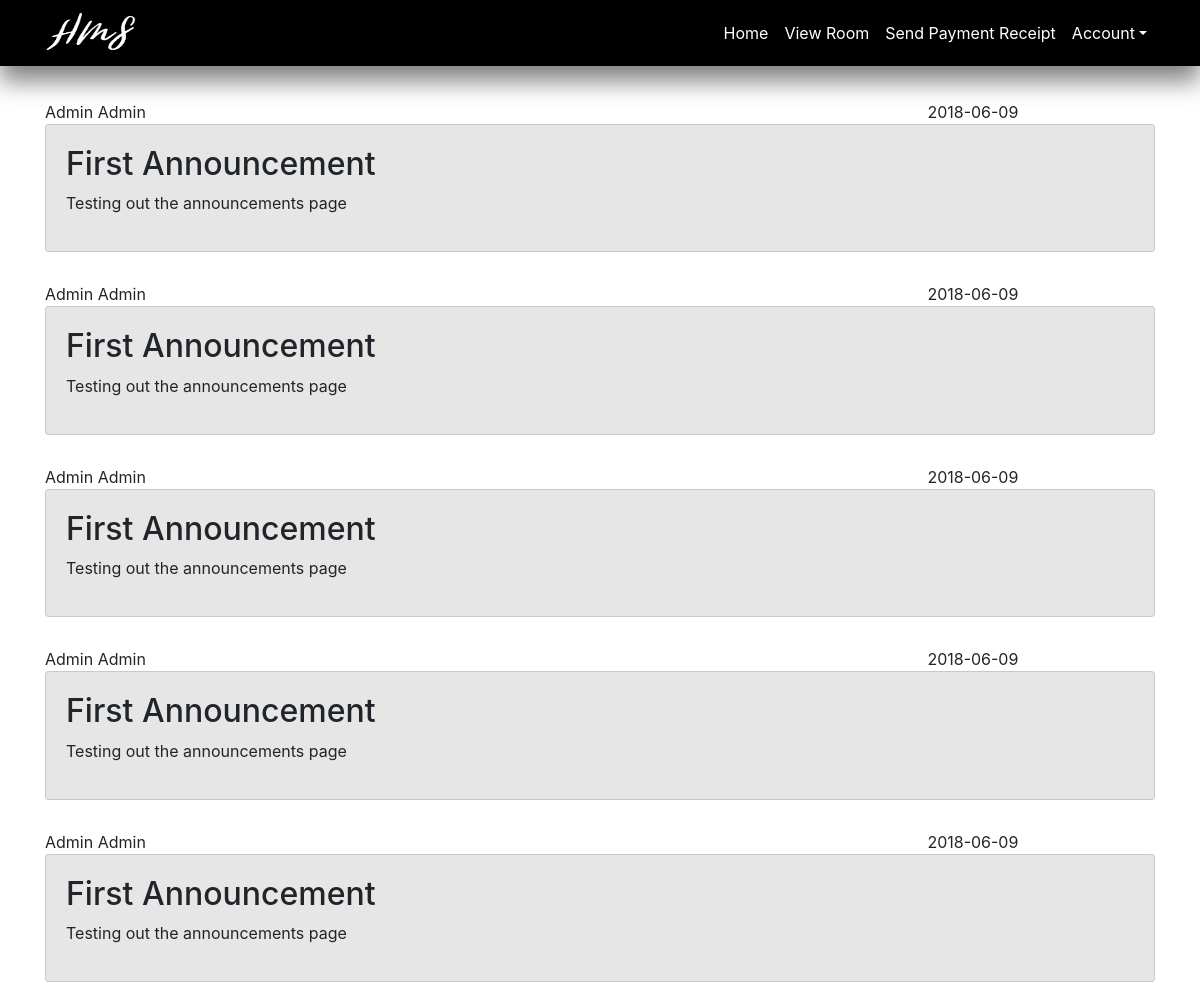
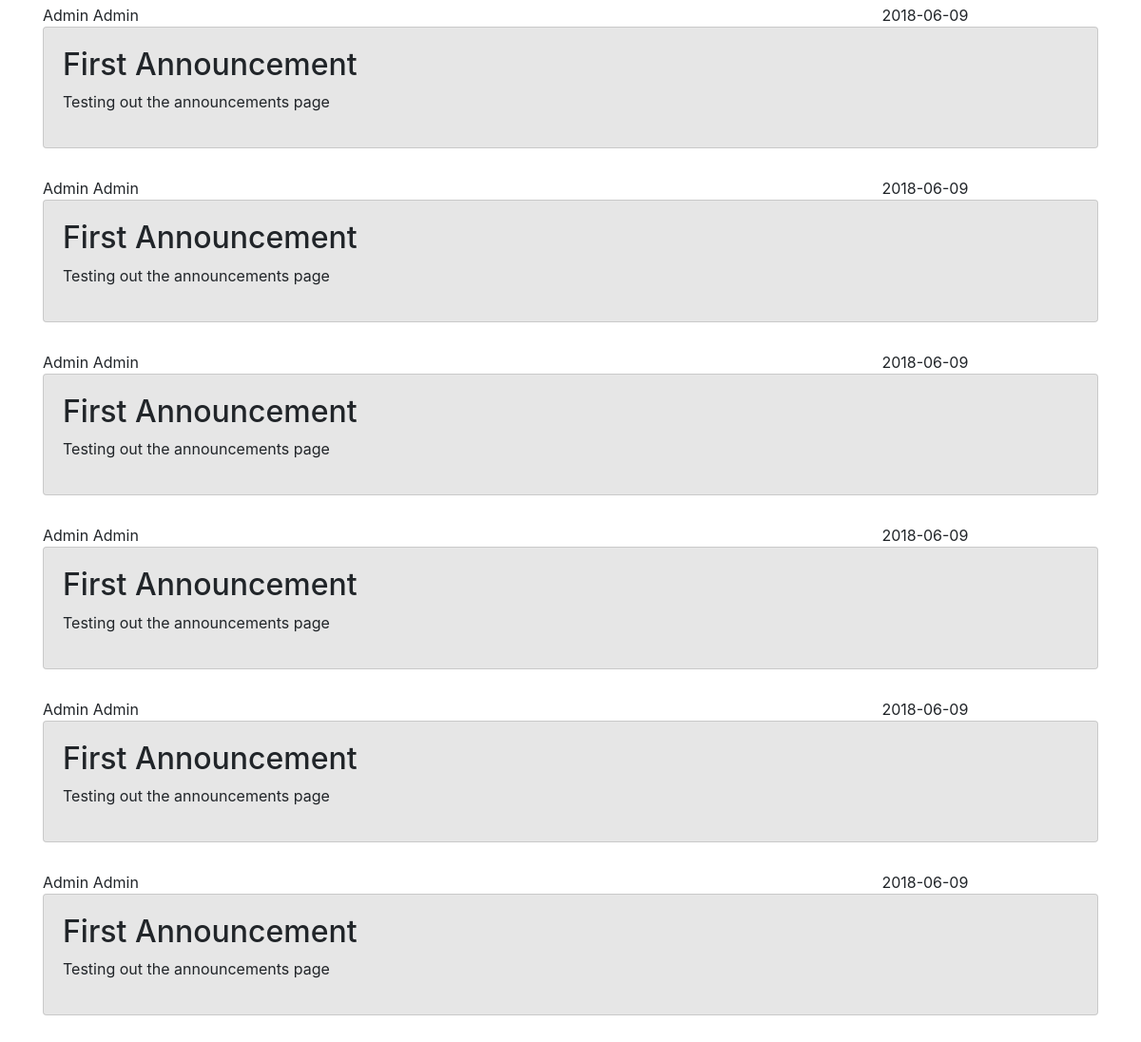
/student (signed in), run on an earlier commit of the app's database (2 pictures, top to bottom).
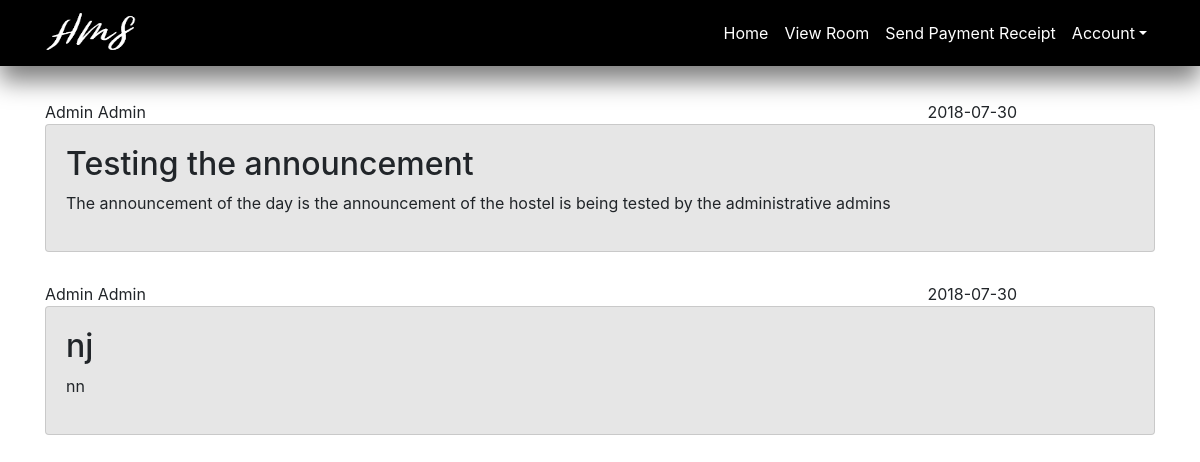
And on a later commit of the database.
### HMS/models.py (models this page shows, shortened)
class Announcement(db.Model):
    __tablename__ = "announcements"
    id = db.Column(db.Integer, primary_key=True)
    subject = db.Column(db.String(100), nullable=False)
    date_posted = db.Column(db.DateTime, nullable=False, default=datetime.utcnow)
    message = db.Column(db.Text, nullable=False)
    user_id = db.Column(db.Integer, db.ForeignKey('users.id'), nullable=False)

class User(db.Model, UserMixin):
    __tablename__ = "users"
    id = db.Column(db.Integer, primary_key=True)
    firstname = db.Column(db.String(20), nullable=False)
    lastname = db.Column(db.String(20), nullable=False)
    email = db.Column(db.String(120), unique=True, nullable=False)
    number = db.Column(db.String(10), unique=True, nullable=False)
    gender = db.Column(db.String(10), nullable=False)
    role = db.Column(db.String(10), nullable=False, default="student")
    password = db.Column(db.String(60), nullable=False)
    hostel_id = db.Column(db.Integer, db.ForeignKey('hostels.hostel_id'))
    room_id = db.Column(db.String, db.ForeignKey('rooms.room_num'))
    images = db.relationship('Images', backref='user')
    announcements = db.relationship('Announcement', backref='user')

### HMS/routes.py (the view, shortened to what this page needs)
@app.route("/student")
@login_required
def student():
    if current_user.role == 'student':
        user = User.query.filter_by(id=current_user.id).first()
        if user.hostel_id == None and user.room_id == None:
            return render_template('firsttimehostelview.html', hostels=tourContent, user=user)
        elif user.hostel_id != None and user.room_id != None:
            ann_userId = User.query.filter_by(role="admin", hostel_id=user.hostel_id).first()
            announcements = Announcement.query.filter_by(user_id=ann_userId.id)
            return render_template('student_announcement_page.html', user=user, announcement=announcements)
    else:
        return render_template('logInStudentError.html')

### HMS/__init__.py (called while the page is built)
@app.before_request
def make_session_permanent():
    session.permanent = True
    app.permanent_session_lifetime = timedelta(minutes=60)

### HMS/models.py (called while the page is built)
@login_manager.user_loader
def load_user(user_id):
    return User.query.get(int(user_id))

### HMS/templates/student_announcement_page.html
{% extends "student_layout.html" %}
{% block content %}
    {% for announcement in announcement%}
        <div class="row">
            <div class="container" style="margin-bottom: 30px">
                <div>
                    <a>{{ announcement.user.firstname }} </a><a>{{ announcement.user.lastname }}</a>
                    <a style="position: relative; left: 70%">{{ announcement.date_posted.strftime('%Y-%m-%d') }}</a>
                </div>
                <div class="card w-85" style="background-color: #E6E6E6">
                    <div class="card-body">
                        <h2><a class="article-title">{{ announcement.subject }}</a></h2>
                        <p class="article-content">{{ announcement.message }}</p>
                    </div>
                </div>
          </div>
        </div>
    {%endfor%}
{% endblock%}

### HMS/templates/student_layout.html (shortened to what this page needs)
<!DOCTYPE html>
<html lang="en">
<head>
    <link rel="stylesheet" href="https://stackpath.bootstrapcdn.com/bootstrap/4.1.1/css/bootstrap.min.css">
    <link rel="stylesheet" href="../static/main.css">
<body>
    <header>
        <nav class="navbar navbar-expand-lg navbar-light navbar-fixed-top" id="mainNav">
            <div class="container">
                <a href="#"> <img class="icon navbar-brand js-scroll-trigger" src="/static/img/whitelogo.png" alt="HMS icon" href="{{ url_for('student') }}"> </a>
                <div class="collapse navbar-collapse" id="navbarResponsive">
                    <ul class="navbar-nav ml-auto">
                        <li class="nav-item">
                          <a class="nav-link js-scroll-trigger text-white" href="{{ url_for('student') }}">Home</a>
                        </li>
                        {% if user.hostel_id != None and user.room_id != None %}
                            <li class="nav-item">
                              <a class="nav-link js-scroll-trigger text-white" href="{{ url_for('student_viewroom') }}">View Room</a>
                            </li>
                            <li class="nav-item">
                              <a class="nav-link js-scroll-trigger text-white" href="{{ url_for('student_payment') }}">Send Payment Receipt</a>
                            </li>
                        {% endif %}
                        <li class="nav-item dropdown">
                            <a class="nav-link dropdown-toggle text-white" data-toggle="dropdown" href="#" role="button" aria-haspopup="true" aria-expanded="false">Account</a>
                        </li>
                    </ul>
                </div>
            </div>
        </nav>
    </header>
    <main role = "main" class="container">
        <div class="row">
            <div class="col-md-12" style="margin-top: 100px">
                {% block content %}
                {% endblock %}
            </div>
        </div>
    </main>
</body>
</html>

### HMS/static/main.css (style rules this page uses)
.icon { width:91px; height:50px; }
.navbar { background-color: rgba(0,0,0,1); position: fixed; z-index: 9; width: 100%; box-shadow: 0 15px 25px rgba(0,0,0,0.5); }

What changed in the data, as far as the page shows it:
removed Announcement: user.firstname "Admin", user.lastname "Admin", date_posted "2018-06-09", subject "First Announcement", message "Testing out the announcements page"
removed Announcement: user.firstname "Admin", user.lastname "Admin", date_posted "2018-06-09", subject "First Announcement", message "Testing out the announcements page"
removed Announcement: user.firstname "Admin", user.lastname "Admin", date_posted "2018-06-09", subject "First Announcement", message "Testing out the announcements page"
removed Announcement: user.firstname "Admin", user.lastname "Admin", date_posted "2018-06-09", subject "First Announcement", message "Testing out the announcements page"
removed Announcement: user.firstname "Admin", user.lastname "Admin", date_posted "2018-06-09", subject "First Announcement", message "Testing out the announcements page"
removed Announcement: user.firstname "Admin", user.lastname "Admin", date_posted "2018-06-09", subject "First Announcement", message "Testing out the announcements page"
removed Announcement: user.firstname "Admin", user.lastname "Admin", date_posted "2018-06-09", subject "First Announcement", message "Testing out the announcements page"
removed Announcement: user.firstname "Admin", user.lastname "Admin", date_posted "2018-06-09", subject "First Announcement", message "Testing out the announcements page"
removed Announcement: user.firstname "Admin", user.lastname "Admin", date_posted "2018-06-09", subject "First Announcement", message "Testing out the announcements page"
changed Announcement: date_posted "2018-06-09" → "2018-07-30"; subject "First Announcement" → "Testing the announcement"; message "Testing out the announcements page" → "The announcement of the day is the announcement of the hostel is being tested by the administrative admins"
changed Announcement (number 2 of 2 on the later page): date_posted "2018-06-09" → "2018-07-30"; subject "First Announcement" → "nj"; message "Testing out the announcements page" → "nn"
